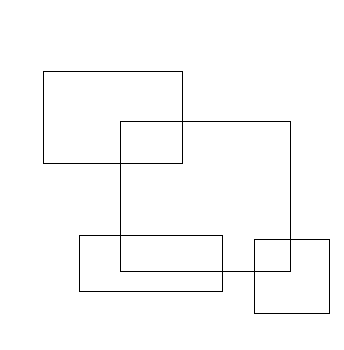
#> input picture Task2/linesInput.jpg, 344 x 350 px
$ python -i lines_hough.py   (imports and definitions only)
#> lines starting #> are read from the running program, lines starting #| are printed output that depends on the picture; after the words box and inside, x2 and y2 are one past the last pixel; in counts of white or black regions, pixels touching at a corner belong together
from os import O_TEMPORARY
import cv2
import numpy as np
import matplotlib.pyplot as plt
import matplotlib.lines as mlines
from numpy.core.shape_base import _accumulate


def line_detection_non_vectorized(image, edge_image, num_rhos=180, num_thetas=180):
  edge_height, edge_width = edge_image.shape[:2]
  edge_height_half, edge_width_half = edge_height / 2, edge_width / 2
  #
  d = np.sqrt(np.square(edge_height) + np.square(edge_width))
  dtheta = (180 / num_thetas)
  drho = ((2 * d) / num_rhos)
  #
  thetas = np.arange(0, 180, step=dtheta)
  rhos = np.arange(-d, d, step=drho)
  #
  cos_thetas = np.cos(np.deg2rad(thetas))
  sin_thetas = np.sin(np.deg2rad(thetas))
  #
  accumulator = np.zeros((len(rhos), len(thetas)))
  #
  output_img=np.zeros((edge_height,edge_width))
  #
  figure = plt.figure(figsize=(12, 12))
  subplot1 = figure.add_subplot(1, 4, 1)
  subplot1.imshow(image)
  subplot2 = figure.add_subplot(1, 4, 2)
  subplot2.imshow(edge_image, cmap="gray")
  subplot3 = figure.add_subplot(1, 4, 3)
  subplot3.set_facecolor((0, 0, 0))
  subplot4 = figure.add_subplot(1, 4, 4)
  subplot4.imshow(output_img)
  #
  for y in range(edge_height):
    for x in range(edge_width):
      if edge_image[y][x] != 0:
        edge_point = [y - edge_height_half, x - edge_width_half]
        ys, xs = [], []
        for theta_idx in range(len(thetas)):
          rho = (edge_point[1] * cos_thetas[theta_idx]) + (edge_point[0] * sin_thetas[theta_idx])
          theta = thetas[theta_idx]
          rho_idx = np.argmin(np.abs(rhos - rho))
          accumulator[rho_idx][theta_idx] += 1
          ys.append(rho)
          xs.append(theta)
        subplot3.plot(xs, ys, color="white", alpha=0.05)


  out_img=image.copy()
    # [16 lines of commented-out code are left out]
  indices, top_thetas, top_rhos=peak_votes(accumulator,rhos,thetas,25)
  for i in range(len(indices)):
      rho = top_rhos[i]
      theta = top_thetas[i]
      a = np.cos(np.deg2rad(theta))
      b = np.sin(np.deg2rad(theta))
      x0 = (a * rho) + edge_width_half
      y0 = (b * rho) + edge_height_half
      x1 = int(x0 + 200 * (-b))
      y1 = int(y0 + 200 * (a))
      x2 = int(x0 - 200 * (-b))
      y2 = int(y0 - 200 * (a))
      # subplot3.plot([theta], [rho], marker='o', color="yellow")
      out_img=cv2.line(out_img,(x1,y1),(x2,y2),(0,255,0),1)


  cv2.imwrite("linesOutput.jpg",out_img)
  # [9 lines of commented-out code are left out]

def peak_votes(accumulator, rhos, thetas,n):
    """ Finds the max number of votes in the hough accumulator """
    idx = np.argpartition(accumulator.flatten(), -n)[-n:]
    indices = idx[np.argsort((-accumulator.flatten())[idx])]
    top_rhos = rhos[(indices / accumulator.shape[1]).astype(int)]
    top_thetas = thetas[indices % accumulator.shape[1]]

    return indices, top_thetas, top_rhos

def hough_lines(path):
#> called with path = 'linesInput.jpg'
    image = cv2.imread(path)
#> image is the input picture: shape (350, 344, 3); 98.5% white; black in thin lines or dots, all inside (x1, y1, x2, y2) = (43, 71, 330, 314)
    edge_image = cv2.cvtColor(image, cv2.COLOR_BGR2GRAY)
    edge_image=cv2.GaussianBlur(edge_image,(5,5),1)
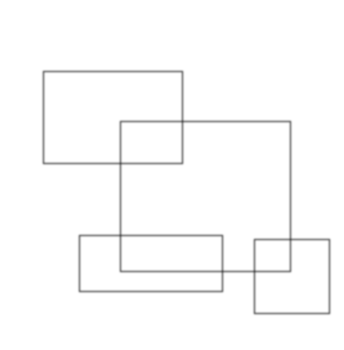
#> edge_image: shape (350, 344); min 90, max 255, mean 251.2
    edge_image=cv2.dilate(edge_image,(3,3),iterations=1)
    edge_image = cv2.Canny(edge_image, 100, 200)
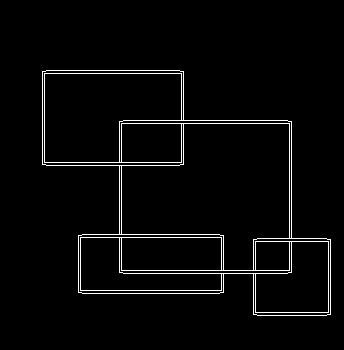
#> edge_image: shape (350, 344); 2.9% white in thin lines or dots, all inside (x1, y1, x2, y2) = (42, 70, 331, 316)
    line_detection_non_vectorized(image, edge_image)
#> after the loop in line_detection_non_vectorized, `for y in range(edge_height):`:
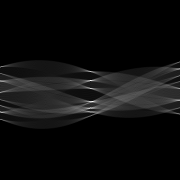
#> accumulator: shape (180, 180) float64; min 0, max 375, mean 19.6; drawn with min black and max white
#> the loop in line_detection_non_vectorized, `for i in range(len(indices)):` made 25 passes
#> pass 1, in line_detection_non_vectorized, `out_img=cv2.line(out_img,(x1,y1),(x2,y2),(0,255,0),1)`:
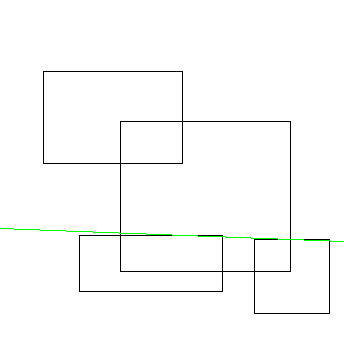
#> out_img: shape (350, 344, 3); 0.29% of pixels changed, all inside (x1, y1, x2, y2) = (0, 228, 344, 242)
#> pass 3, in line_detection_non_vectorized, `out_img=cv2.line(out_img,(x1,y1),(x2,y2),(0,255,0),1)`:
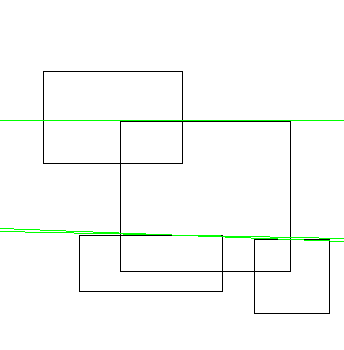
#> out_img: shape (350, 344, 3); mean B, G, R 249.3, 251.4, 249.3
#> after the loop in line_detection_non_vectorized, `for i in range(len(indices)):`:
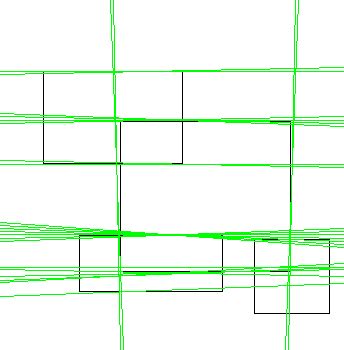
#> out_img: shape (350, 344, 3); 5.53% of pixels changed, all inside (x1, y1, x2, y2) = (0, 0, 344, 350)

# [2 lines not run here, left out]

>>> result = hough_lines('linesInput.jpg')
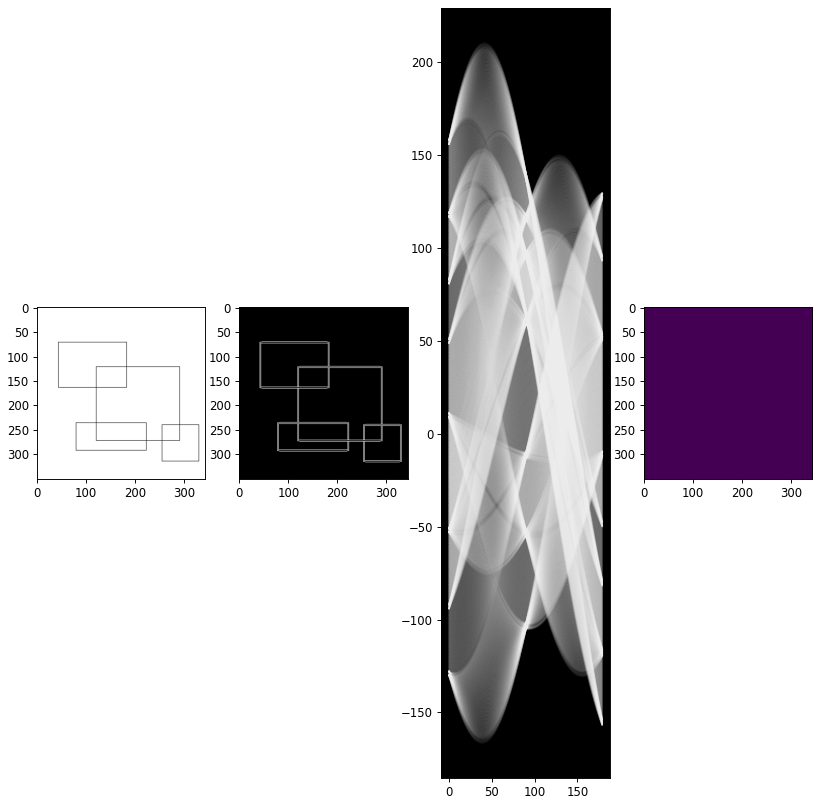
#> figure drawn by matplotlib, 4 panels; panel 3: curve peaks at x = 179, y = 124.1; panel 3: curve peaks at x = 179, y = 123.1; panel 3: curve peaks at x = 179, y = 122.1
